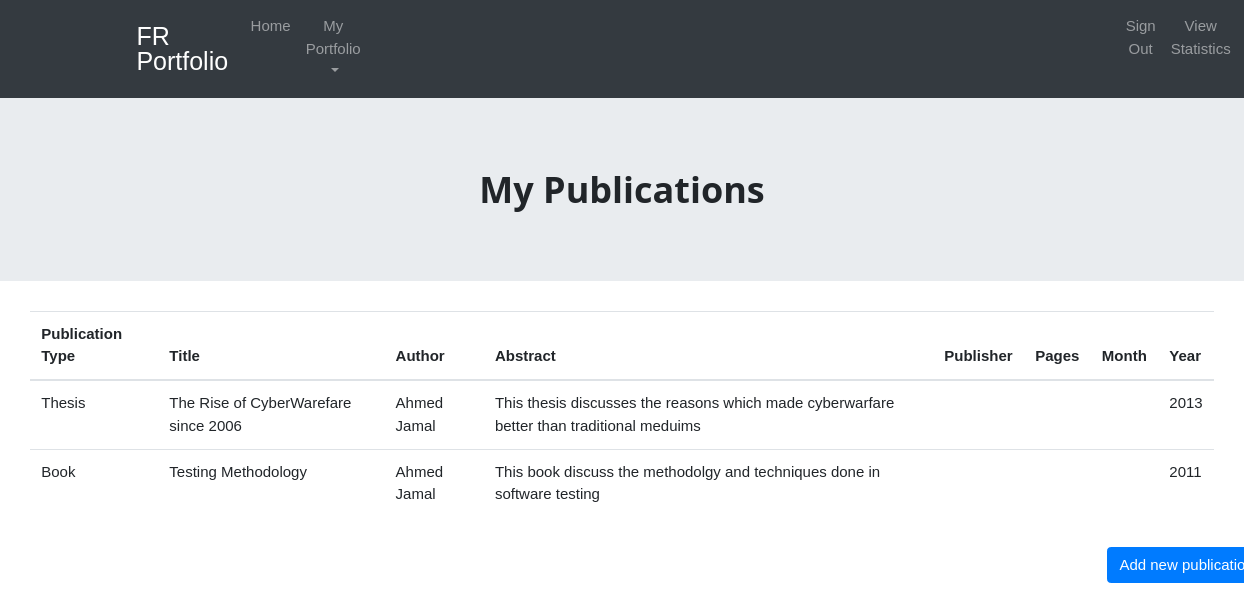
Screenshot of /Faculty/publications.php (signed in) with the database file from the repository.
### tables this page shows
CREATE TABLE `publication` (
  `PublicationID` varchar(9) NOT NULL,
  `PublicationType` varchar(20) NOT NULL,
  `Title` varchar(500) NOT NULL,
  `Abstract` text NOT NULL,
  `Author` varchar(300) NOT NULL,
  `Department` varchar(50) DEFAULT NULL,
  `Keywords` text DEFAULT NULL,
  `Month` int(11) DEFAULT NULL,
  `Year` int(11) NOT NULL,
  `Note` text DEFAULT NULL,
  `DateAddedToDB` date NOT NULL,
  `Address` text DEFAULT NULL,
  `Degree` varchar(200) DEFAULT NULL,
  `School` varchar(100) DEFAULT NULL,
  `Source` text DEFAULT NULL,
  `Type` varchar(300) DEFAULT NULL,
  `Institution` varchar(100) DEFAULT NULL,
  `Number` int(11) DEFAULT NULL,
  `BookTitle` varchar(500) DEFAULT NULL,
  `Editor` varchar(300) DEFAULT NULL,
  `Organization` varchar(100) DEFAULT NULL,
  `Pages` int(11) DEFAULT NULL,
  `Publisher` varchar(100) DEFAULT NULL,
  `Series` varchar(100) DEFAULT NULL,
  `Volume` varchar(10) DEFAULT NULL,
  `DOI` varchar(10) DEFAULT NULL,
  `Journal` varchar(100) DEFAULT NULL,
  `Edition` varchar(15) DEFAULT NULL,
  `ISBN` varchar(16) DEFAULT NULL,
  `Price` decimal(6,2) DEFAULT NULL,
  `Chapter` varchar(10) DEFAULT NULL,
  `HowPublished` text DEFAULT NULL
);

### Faculty/publications.php (the view, shortened to what this page needs)
<!DOCTYPE html>
<html lang="en">
<head>
    <link rel="stylesheet" href="css/bootstrap.css">
    <link rel="stylesheet" href="css/style.css">
    <link rel="stylesheet" href="css/w3.css">
    <link rel="stylesheet" href="https://cdnjs.cloudflare.com/ajax/libs/font-awesome/4.7.0/css/font-awesome.min.css">
</head>
<body>
<nav class="navbar navbar-expand-sm bg-dark navbar-dark sticky-top" id="centered">
    <a class="navbar-brand" id="logo" href="faculty.php">FR<br>Portfolio</a>
    <ul class="navbar-nav" >
        <li class="nav-item" >
            <a class="nav-link" href="faculty.php" >Home</a>
        </li>
        <li class="nav-item dropdown" style="margin-right: 50em">
            <a class="nav-link dropdown-toggle" href="#" id="navbardrop" data-toggle="dropdown">
                My Portfolio
            </a>
        </li>
        <li class="nav-item" >
            <a class="nav-link" href="sign_out.php" >Sign Out</a>
        </li>
        <li class="nav-item">
            <a class="nav-link" href="stat_F.html" >View Statistics</a>
        </li>
    </ul>
</nav>
<div class="jumbotron jumbotron-fluid" id="jumbotron">
    <div class="container" id="centered">
        <h1><b>My Publications</b></h1>
    </div>
</div>
<?php
require('../dbConnect.php');
$email = $_SESSION['Email'];
$idQuery = "SELECT `ID` FROM `SUser` WHERE Email='$email'";
$idResult = mysqli_query($link, $idQuery);
$row = mysqli_fetch_array($idResult);
$facID = $row['ID'];
$query = "SELECT `PublicationID` FROM `PublicationFacultyLink` WHERE FacultyID = '$facID'";
$result = mysqli_query($link, $query);
echo '<div style="margin: 30px">';
echo '<table class="table table-hover table-responsive">
								<thead>
									<tr>
									    <th valign="middle">Publication Type</th>
										<th valign="middle">Title</th>
										<th valign="middle">Author</th>
										<th valign="middle">Abstract</th>
										<th valign="middle">Publisher</th>
										<th valign="middle">Pages</th>
										<th valign="middle">Month</th>
										<th valign="middle">Year</th>
									</tr>
								</thead>
								<tbody>';
while($row = mysqli_fetch_array($result)) {
    $pubID = $row['PublicationID'];
    $query = "SELECT * FROM Publication WHERE PublicationID = '$pubID'";
    if ($result2 = mysqli_query($link, $query)) {
        if (mysqli_num_rows($result2) > 0) {
            while ($row = mysqli_fetch_array($result2)) {
                echo '<tr><td valign="middle">' . $row["PublicationType"] .
                    '</td><td valign="middle">' . $row["Title"] . '</td><td valign="middle">' . $row["Author"] .
                    '</td><td valign="middle">' . $row["Abstract"] .
                    '</td><td valign="middle">' . $row["Publisher"] .
                    '</td><td valign="middle">' . $row["Pages"] .
                    '</td><td valign="middle">' . $row["Month"] .
                    '</td><td valign="middle">' . $row["Year"] .
                    '</td>';
            }
        }
    }
}
echo "</tbody></table>";
echo '</div>';
?>
<a href="addPub.php" class="btn btn-primary" role="button" style="margin-left: 89%">Add new publication</a>
</body>
</html>

### Faculty/css/style.css (style rules this page uses)
#logo { line-height: 1.0; font-size: 25px; text-align: left; margin-left: 10%; }
#centered { text-align: center; align-items: center; }

### Faculty/css/w3.css (style rules this page uses)
*,*:before,*:after { box-sizing:inherit }
html { -ms-text-size-adjust:100%;-webkit-text-size-adjust:100% }
body { margin:0 }
article,aside,details,figcaption,figure,footer,header,main,menu,nav,section,summary { display:block }
a { background-color:transparent;-webkit-text-decoration-skip:objects }
html,body { font-family:Verdana,sans-serif;font-size:15px;line-height:1.5 }
html { overflow-x:hidden }
h1 { font-size:36px }
h1,h2,h3,h4,h5,h6 { font-family:"Segoe UI",Arial,sans-serif;font-weight:400;margin:10px 0 }
a { color:inherit }

### rows the page displays
publication: PublicationType "Thesis", Title "The Rise of CyberWarefare since 2006", Author "Ahmed Jamal", Abstract "This thesis discusses the reasons which made cyberwarfare better than traditional meduims", Year "2013"
publication: PublicationType "Book", Title "Testing Methodology", Author "Ahmed Jamal", Abstract "This book discuss the methodolgy and techniques done in software testing", Year "2011"
